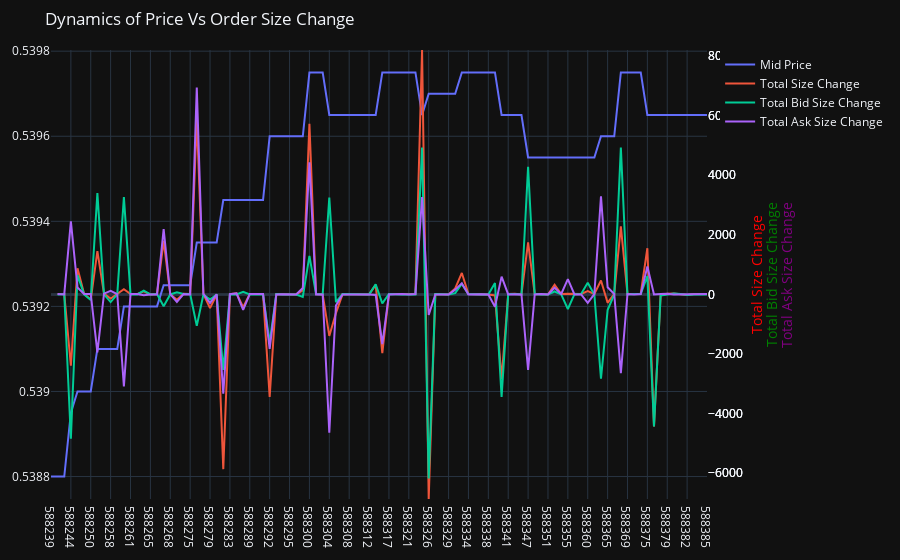

The code cell stored with this chart in its notebook:
### Code cell
fig = go.Figure()

# Add trace for y1
fig.add_trace(go.Scatter(x=AggData['ID'], y=AggData['MidPrice'], name='Mid Price'))

# Combine the y-values from TotalSize, TotalBidSize, and TotalAskSize
y_values = pd.concat([AggData['TotalSizeChange'], AggData['TotalBidSizeChange'], AggData['TotalAskSizeChange']])
fig.add_trace(go.Scatter(x=AggData['ID'], y=AggData['TotalSizeChange'], name='Total Size Change', yaxis='y2'))
fig.add_trace(go.Scatter(x=AggData['ID'], y=AggData['TotalBidSizeChange'], name='Total Bid Size Change', yaxis='y3'))
fig.add_trace(go.Scatter(x=AggData['ID'], y=AggData['TotalAskSizeChange'], name='Total Ask Size Change', yaxis='y4'))

right_y_range = [y_values.min(), y_values.max()]

# Configure the right y-axes
fig.update_layout(
    yaxis2=dict(title='Total Size Change', titlefont=dict(color='red'), side='right', overlaying='y', showgrid=False, range=right_y_range),
    yaxis3=dict(title='Total Bid Size Change', titlefont=dict(color='green'), side='right', overlaying='y', showgrid=False, range=right_y_range),
    yaxis4=dict(title='Total Ask Size Change', titlefont=dict(color='purple'), side='right', overlaying='y', showgrid=False, range=right_y_range),
    showlegend=True
)

fig.update_layout(margin=dict(l=50, r=50, t=50, b=50), 
                    yaxis2=dict(title_standoff=10), yaxis3=dict(title_standoff=25), yaxis4=dict(title_standoff=40), 
                    template='plotly_dark', title='Dynamics of Price Vs Order Size Change',)

# Show the chart
fig.show()
